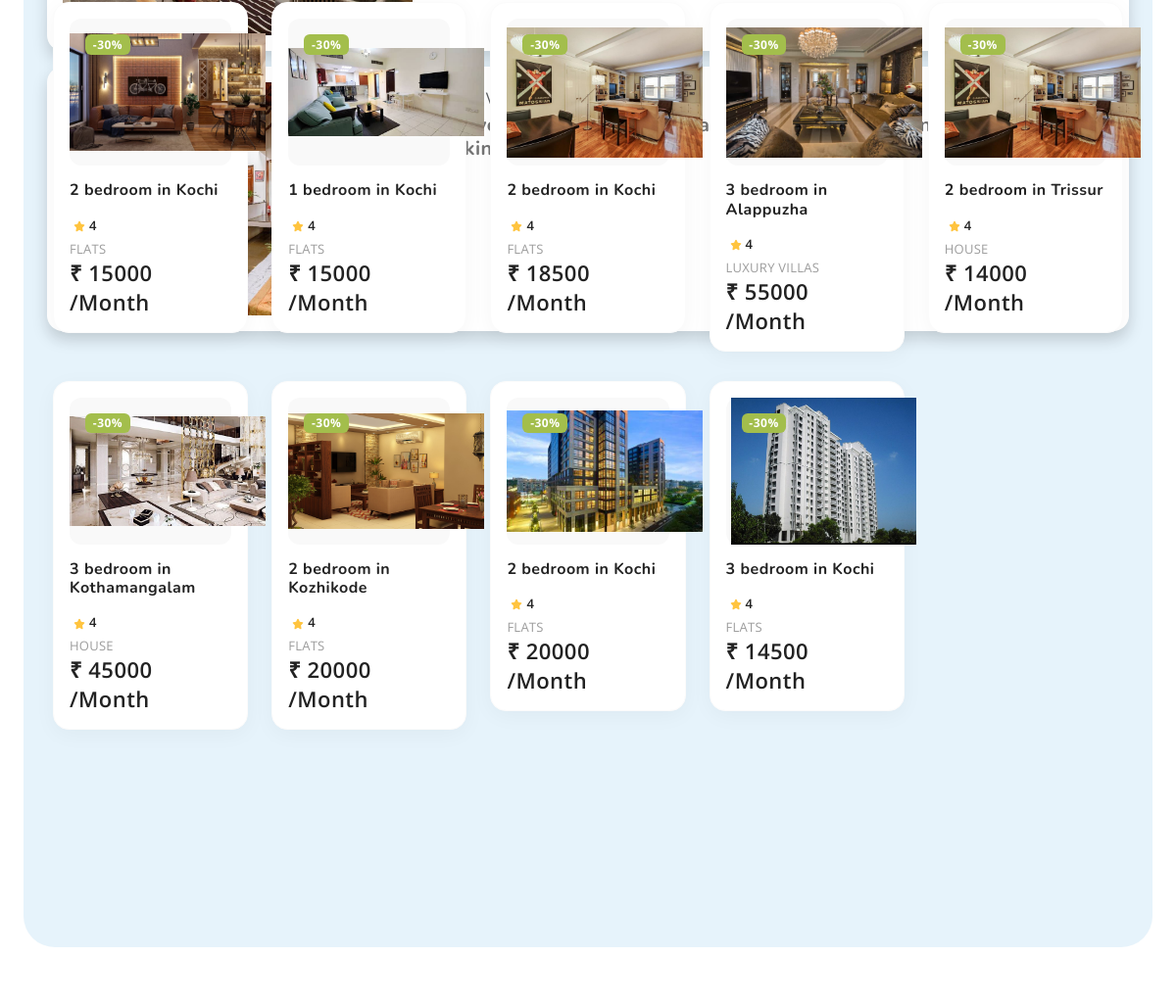
Page /client_home/ (middle part) on the earlier database version.
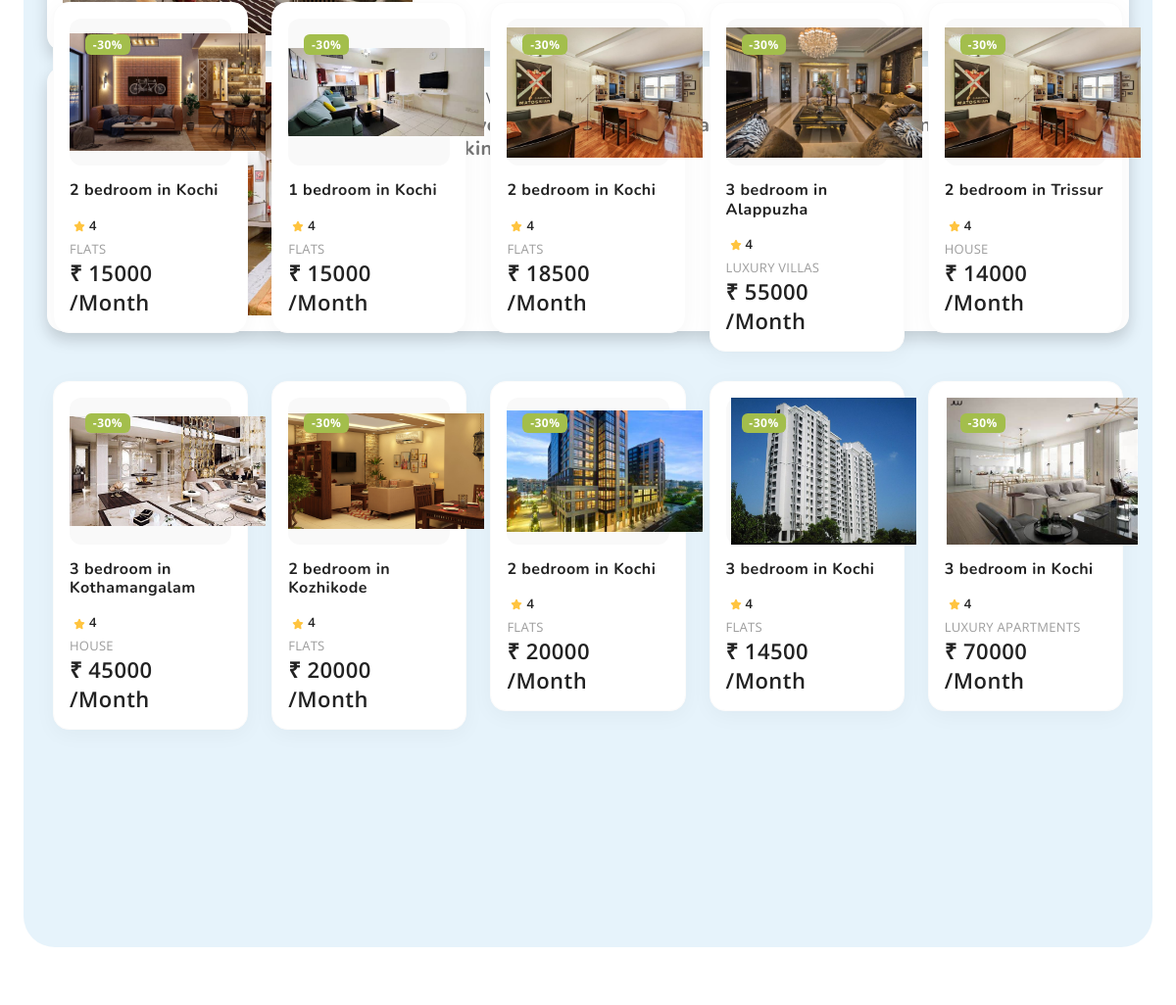
Same page on the later database version.
### User/models.py (models this page shows)
class PostDB(models.Model):
    Category = models.CharField(max_length=50, null=True, blank=True)
    Rooms = models.IntegerField(max_length=2, null=True, blank=True)
    Kitchen = models.CharField(max_length=3, null=True, blank=True)
    Information = models.CharField(max_length=50, null=True, blank=True)
    City = models.CharField(max_length=50, null=True, blank=True)
    Rent = models.CharField(max_length=50, null=True, blank=True)
    Mobile = models.IntegerField(max_length=10, null=True, blank=True)
    Email = models.CharField(max_length=50, null=True, blank=True)
    Image = models.ImageField(upload_to='media/',null=True, blank=True)

### Client/views.py (the view)
# urls.py: path('client_home/', views.client_home, name="client_home"),
def client_home(request):
    ads = PostDB.objects.all()
    categories = CategoryDB.objects.all()
    cat = CategoryDB.objects.all()
    city = PostDB.objects.all()
    processed_categories = [{"name": c.Name, "slug": slugify(c.Name)} for c in categories]
    return render(request, "client_home.html", {'ads':ads, 'categories':processed_categories, 'cat':cat, 'city':city})

### Client/templates/client_home.html (shortened to what this page needs)
<!doctype html>
{% extends 'client_index.html' %}
{% block content %}
<html lang="en">
<head>
</head>
<body>
<div >
    <div class="container-fluid">
        <div class="bg-secondary py-5 my-5 rounded-5" style="background: url('images/bg-leaves-img-pattern.png') no-repeat;">
            <div style="width:100%;  height:300px">
    <section class="py-5 overflow-hidden">
      <div class="container-fluid">
        <div class="row">
          <div class="col-md-12">
            <div class="brand-carousel swiper">
              <div class="swiper-wrapper">
{% for i in cat %}
                <div class="swiper-slide">
                  <div class="card mb-3 p-3 rounded-4 shadow border-0">
                    <div class="row g-0">
                      <div class="col-md-4">
                      </div>
                      <div class="col-md-8">
                        <div class="card-body py-0">
                          <p class="text-muted mb-0">{{i.Name}}</p>
                          <h5 class="card-title">Find your ideal stay with us and get upto 40% off on your first booking</h5>
                        </div>
                      </div>
                    </div>
                  </div>
                </div>
                  {% endfor %}
              </div>
            </div>
          </div>
        </div>
      </div>
    </section>
            </div>
          <div class="container my-5">
            <div class="row">
              <div class="tab-content" id="nav-tabContent">
                <div class="tab-pane fade show active" id="nav-all" role="tabpanel" aria-labelledby="nav-all-tab">
                  <div class="product-grid row row-cols-1 row-cols-sm-2 row-cols-md-3 row-cols-lg-4 row-cols-xl-5">
{% for i in ads %}
                    <div class="col">
                      <div class="product-item">
                        <span class="badge bg-success position-absolute m-3">-30%</span>
                        <figure>
                          <a href="{% url 'SingleProduct' pro_id=i.id %}" title="Product Title">
                            <img src="{{i.Image.url}}"  class="tab-image" style="object-fit: contain; width:200px; height:150px">
                          </a>
                        </figure>
                        <h6>{{i.Rooms}} bedroom in {{i.City}}</h6>
                        <span class="rating"><svg width="20" height="24" class="text-primary align-items-center justify-content-between"><use xlink:href="#star-solid"></use></svg>4</span><span class="d-flex qty justify-content-between">{{i.Category}}</span>
                        <span class="price">₹ {{i.Rent}} /month</span>
                      </div>
                    </div>
                      {% endfor %}
                  </div>
                </div>
                  </div>
                </div>
              </div>
              <div class="col-md-6 p-5">
              </div>
            </div>
          </div>
        </div>
</body>
</html>
{% endblock %}

Differences in the rows shown:
added PostDB: Image (picture), Rooms "3", City "Kochi", Category "LUXURY APARTMENTS", Rent "70000"
